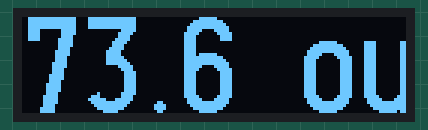
This sketch was run on a simulated Arduino Uno, built with avr-gcc and run on an emulated ATmega328P. Parts: 128×32 one-colour display.

Above: at 0.16 s.
At 1.44 s:
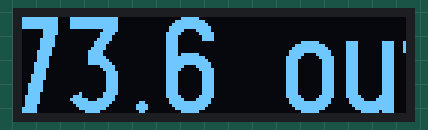
At 20.0 s:
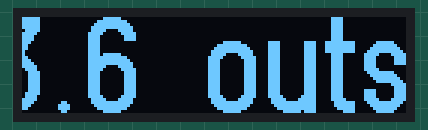
At 28.8 s:
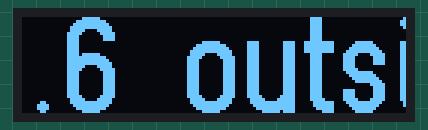
At 33.1 s:
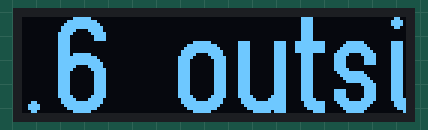
At 37.6 s:
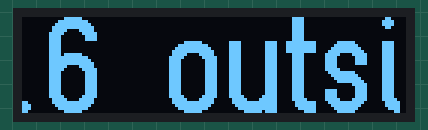

Measured:
- what the display in image 2 shows lasts 1.1 s, from 20.0 s to 21.1 s
- what the display in image 3 shows lasts 1.4 s, from 28.8 s to 30.2 s
- what the display in image 4 shows lasts 1.5 s, from 33.0 s to 34.5 s
- what the display in image 5 shows lasts 1.5 s, from 37.6 s to 39.1 s

The sketch:

wifi_kit_8.ino
```cpp
#include <cstring>
#include <U8g2lib.h>

using namespace std;

//U8g2 Contructor
U8G2_SSD1306_128X32_UNIVISION_F_SW_I2C u8g2(U8G2_R0, /* clock=*/ 5, /* data=*/ 4, /* reset=*/ 16);
// Alternative board version. Uncomment if above doesn't work.
// U8G2_SSD1306_128X32_UNIVISION_F_SW_I2C u8g2(U8G2_R0, /* clock=*/ 14, /* data=*/ 2, /* reset=*/ 4);

u8g2_uint_t offset;     // current offset for the scrolling text
u8g2_uint_t width;      // pixel width of the scrolling text (must be lesser than 128 unless U8G2_16BIT is defined
u8g2_uint_t dwidth;

String temp = "73.6 ";

//const char *text = "COMO SE DICE? "; // scroll this text from right to left


void setup(void) {
  u8g2.begin();
  u8g2.setFont(u8g2_font_logisoso32_tf); // set the target font to calculate the pixel width
  u8g2.setFontMode(0);    // enable transparent mode, which is faster
  u8g2_uint_t dwidth = u8g2.getDisplayWidth();
}


void loop(void) {
  u8g2_uint_t x;

  temp.concat("outside");
  char *text = new char[temp.length() + 1];
  std::strcpy(text, temp.c_str());

  width = u8g2.getUTF8Width(text);    // calculate the pixel width of the text

  u8g2.firstPage();
  do {

    // draw the scrolling text at current offset
    x = offset;
    u8g2.setFont(u8g2_font_logisoso32_tf);   // set the target font
    do {                // repeated drawing of the scrolling text...
      u8g2.drawUTF8(x, 32, text);     // draw the scolling text
      x += width;           // add the pixel width of the scrolling text
    } while ( x < dwidth );   // draw again until the complete display is filled

    u8g2.setFont(u8g2_font_logisoso32_tf);   // draw the current pixel width
    u8g2.setCursor(0, 64);
    u8g2.print(width);          // this value must be lesser than 128 unless U8G2_16BIT is set

  } while ( u8g2.nextPage() );

  offset -= 1;            // scroll by one pixel
  if ( (u8g2_uint_t)offset < (u8g2_uint_t) - width )
    offset = 0;             // start over again
}
```
